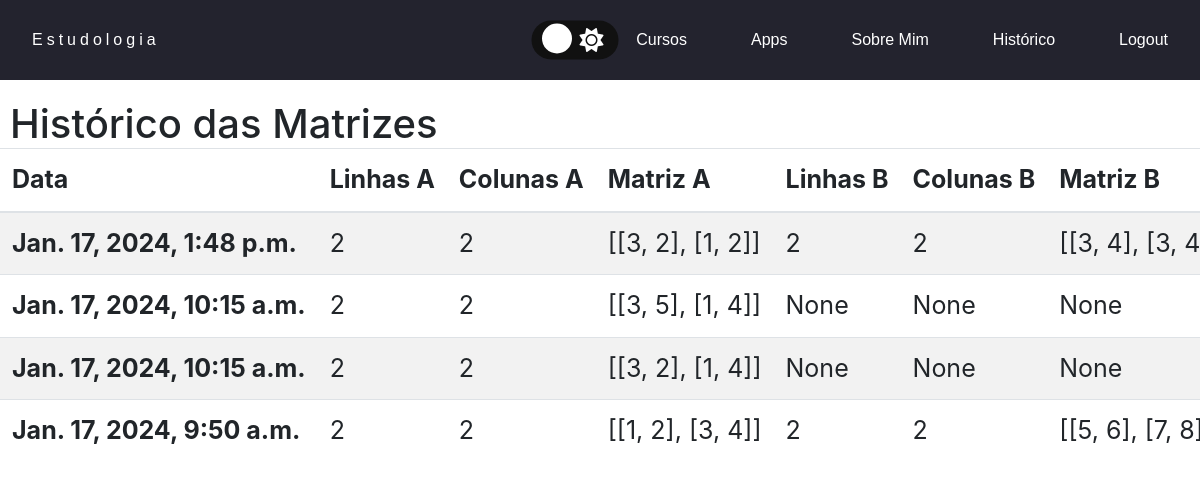
The page /apps/historico/matrizes (signed in) on the database its author committed.
### home/models.py (models this page shows)
class MatricesHistoric(models.Model):
    user = models.ForeignKey(User, on_delete = models.CASCADE)
    determinant = models.BooleanField(null = True ,blank = True, default = False)
    date = models.DateTimeField(null = True, blank = True)
    number_rows_a = models.IntegerField(null = False, blank = False, default = 0)
    number_colunms_a = models.IntegerField(null = False, blank = False, default = 0)
    number_rows_b = models.IntegerField(null = True, blank = True)
    number_colunms_b = models.IntegerField(null = True, blank = True)
    matrix_a = models.TextField(null=False, blank = False, default = '[]')
    matrix_b = models.TextField(null=True, blank = True)

### apps/views.py (the view)
# urls.py: path('historico/matrizes', views.historic_matrices, name='historic_matrices'),
def historic_matrices(request):
    if(request.user.is_authenticated):
        itens = MatricesHistoric.objects.filter(user = request.user).order_by('-date')
        return render(request, 'apps/matrices_historic.html', {'itens' : itens})
    else:
        return HttpResponseRedirect(reverse('login'))

### apps/templates/apps/matrices_historic.html (shortened to what this page needs)
{% extends 'apps/layout.html' %}
{% load static %}
{% block body %}
<h1 class="h">Histórico das Matrizes</h1>
<table class="table table-striped">
    <thead>
      <tr>
          <th scope="col">Data</th>
          <th scope="col">Linhas A</th>
          <th scope="col">Colunas A</th>
          <th scope="col">Matriz A</th>
          <th scope="col">Linhas B</th>
          <th scope="col">Colunas B</th>
          <th scope="col">Matriz B</th>
      </tr>
   </thead>
      <tbody>
          {% for item in itens %}
          <tr id="id_{{ item.id }}">
            <th>{{item.date}}</th>
            <td>{{item.number_rows_a}}</td>
            <td>{{item.number_colunms_a}}</td>
            <td>{{item.matrix_a}}</td>
            <td>{{item.number_rows_b}}</td>
            <td>{{item.number_colunms_b}}</td>
            <td>{{item.matrix_b}}</td>
          </tr>
         {% endfor %}
      </tbody>
{% endblock %}

### apps/static/apps/style_apps.css (style rules this page uses)
body { background-color: #CFD8DC; overflow-x: hidden; transition: backgroud 0.2s linear; }
* { padding: 0; margin: 0; }
th.row_marker, th { padding: 0 15px; font-size: 25px; }
td { padding: 10px; font-size: 25px; }
table { display: block; overflow-x: auto; white-space: nowrap; }
table tbody, table thead { width: 100%; }
.h { margin: 0 10px; }

### rows shown on the page
MatricesHistoric: date "Jan. 17, 2024, 1:48 p.m.", number_rows_a "2", number_colunms_a "2", matrix_a "[[3, 2], [1, 2]]", number_rows_b "2", number_colunms_b "2", matrix_b "[[3, 4], [3,…"
MatricesHistoric: date "Jan. 17, 2024, 10:15 a.m.", number_rows_a "2", number_colunms_a "2", matrix_a "[[3, 5], [1, 4]]", number_rows_b "None", number_colunms_b "None", matrix_b "None"
MatricesHistoric: date "Jan. 17, 2024, 10:15 a.m.", number_rows_a "2", number_colunms_a "2", matrix_a "[[3, 2], [1, 4]]", number_rows_b "None", number_colunms_b "None", matrix_b "None"
MatricesHistoric: date "Jan. 17, 2024, 9:50 a.m.", number_rows_a "2", number_colunms_a "2", matrix_a "[[1, 2], [3, 4]]", number_rows_b "2", number_colunms_b "2", matrix_b "[[5, 6], [7,…"
